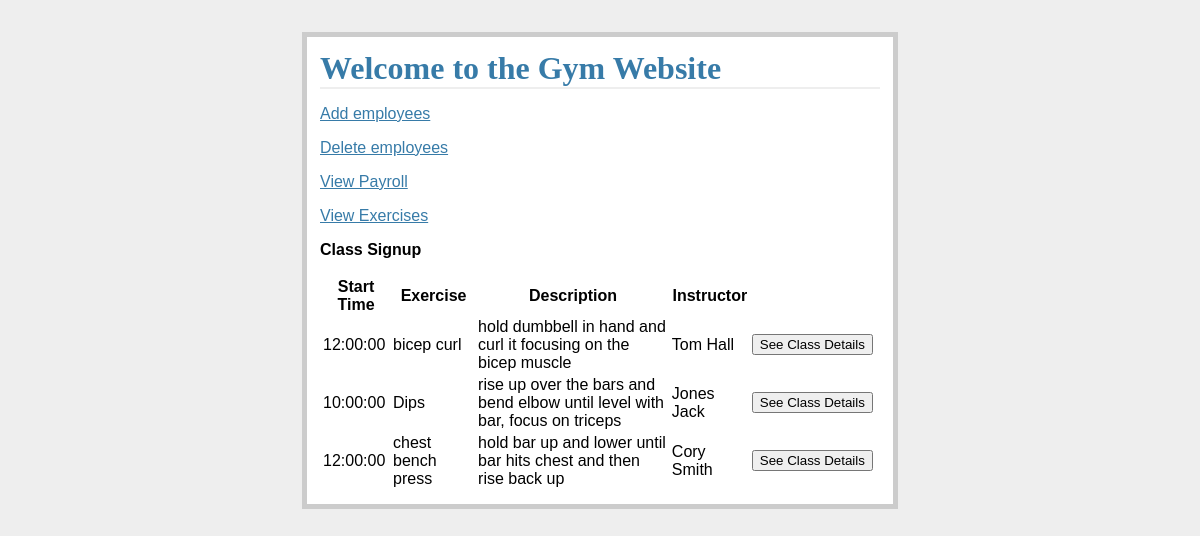
Before: / with the older database file.
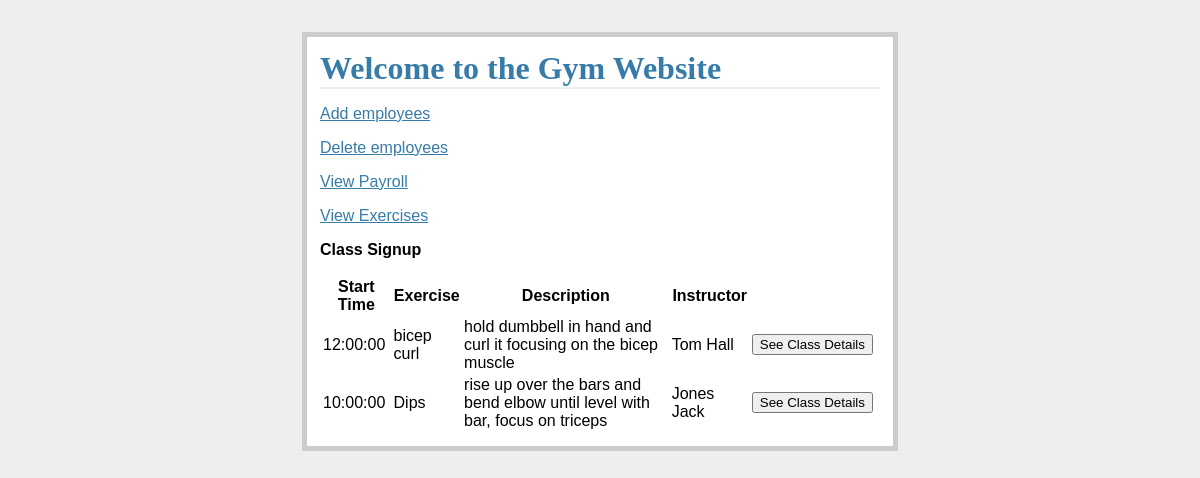
After: the same page with the newer database file.
### tables this page shows
CREATE TABLE Class (classId INTEGER  PRIMARY KEY AUTOINCREMENT, instructorID int NOT NULL, startTime time,duration int, exerciseID int NOT NULL ,  buildingName Varchar(20) NOT NULL,roomID int NOT NULL,FOREIGN KEY(instructorID) REFERENCES Instructor(id), FOREIGN KEY(exerciseID) REFERENCES Exercise(id), FOREIGN KEY(roomID) REFERENCES Room(roomId), FOREIGN KEY(buildingName) REFERENCES Room(buildingName));

CREATE TABLE Exercise(id INTEGER  PRIMARY KEY AUTOINCREMENT, name varchar(20), description varchar(20));

CREATE TABLE Instructor(id INTEGER  PRIMARY KEY AUTOINCREMENT, name varchar(20));

### gym.py (the view, shortened to what this page needs)
@app.route('/', methods = ["POST","GET"])
def get_classes():
    form = SeeClassForm()
    instructorId = form.instructorId.data
    classId = form.classId.data
    roomCap = form.roomCap.data
    db = get_db()
    c = db.cursor()
    print(form.classId)
    print(request.data)
    if request.method == "GET":
        cur =  db.execute( "select e.name as exerciseName,e.description,i.name as instructorName, c.classId as classId, c.buildingName, c.startTime, i.id as instructorId,i.name, r.capacity as roomCap, r.roomID from Instructor i join Class c on i.id = c.instructorID join  Exercise e on c.classId=e.id join Room r on r.roomID = c.roomID ")
        classes = cur.fetchall()
        return render_template("/sign_up.html", title = "sign up", form=form, classes=classes)

### forms.py
class SeeClassForm(FlaskForm):
    instructorId = FloatField('instructorId',validators = [DataRequired()])
    classId = FloatField('classId',validators=[DataRequired()])
    roomCap = FloatField("roomCap", validators=[DataRequired()])
    submitSeeDetails = SubmitField("See Class Details")

### gym.py (called while the page is built)
def connect_db():
    rv = sqlite3.connect(app.config["DATABASE"])
    rv.row_factory = sqlite3.Row
    return rv

def get_db():
    if not hasattr(g, 'sqlite_db'):
        g.sqlite_db = connect_db()
    return g.sqlite_db

### templates/sign_up.html (shortened to what this page needs)
<!DOCTYPE html>
<html lang="en">
<head>
    <title>{% extends "layout.html" %}
{% block body %}
<head>
    <link rel=stylesheet type=text/css href="{{ url_for('static', filename='style.css') }}">
<html lang="en">
<head>
</head>
    <p><a href="{{ url_for('add_employee') }}">Add employees</a></p>
    <p><a href="{{ url_for('delete_employee') }}">Delete employees</a></p>
<p><a href="{{ url_for('view_payroll') }}">View Payroll</a></p>
    <p><a href="{{ url_for('view_exercises')}}">View Exercises</a></p>
<p><b>Class Signup</b></p>
<table>
  <tr>
    <th>Start Time</th>
    <th>Exercise</th>
      <th>Description</th>
    <th>Instructor</th>
  </tr>
  {% for class in classes %}
  <tr>
      <td>{{class.startTime}}</td>
      <td>{{ class.exerciseName }}</td>
      <td>{{class.description}}</td>
      <td>{{ class.instructorName }}</td>
    <td><form action ="{{ url_for('sign_up') }}" method = "post">
        {{form.submitSeeDetails()}}
        </form>
    </td>
      <td>
    </td>
  </tr>
  {% endfor %}
{% endblock %}

### templates/layout.html (shortened to what this page needs)
<link rel=stylesheet type=text/css href="{{ url_for('static', filename='style.css') }}">
<div class=page>
  <h1>Welcome to the Gym Website</h1>
  {% block body %}{% endblock %}
</div>

### static/style.css (style rules this page uses)
a, h1, h2 { color: #377ba8; }
h1, h2 { font-family: 'Georgia', serif; margin: 0; }
h1 { border-bottom: 2px solid #eee; }
.page { margin: 2em auto; width: 35em; border: 5px solid #ccc; padding: 0.8em; background: white; }

Changed rows visible on the page:
removed Class: startTime "12:00:00", exerciseName "chest bench press", description "hold bar up and lower until bar hits chest and then rise back up", instructorName "Cory Smith"
